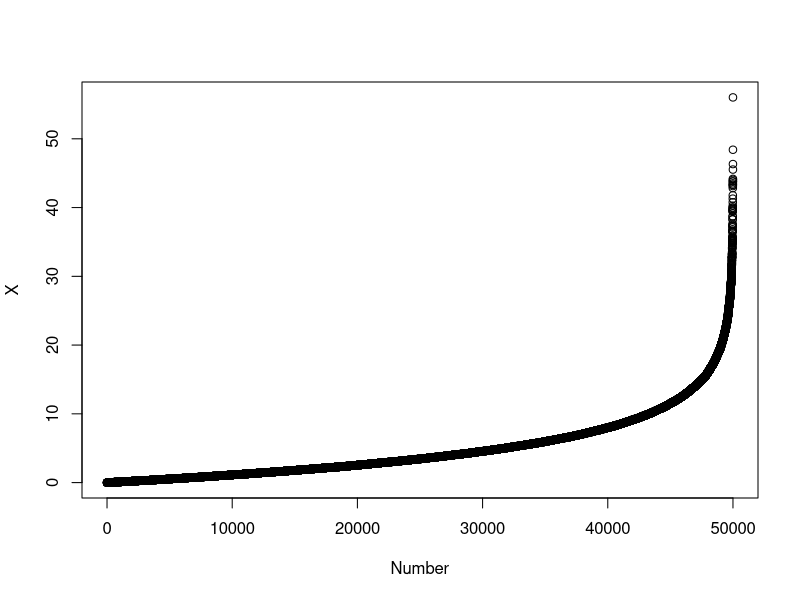
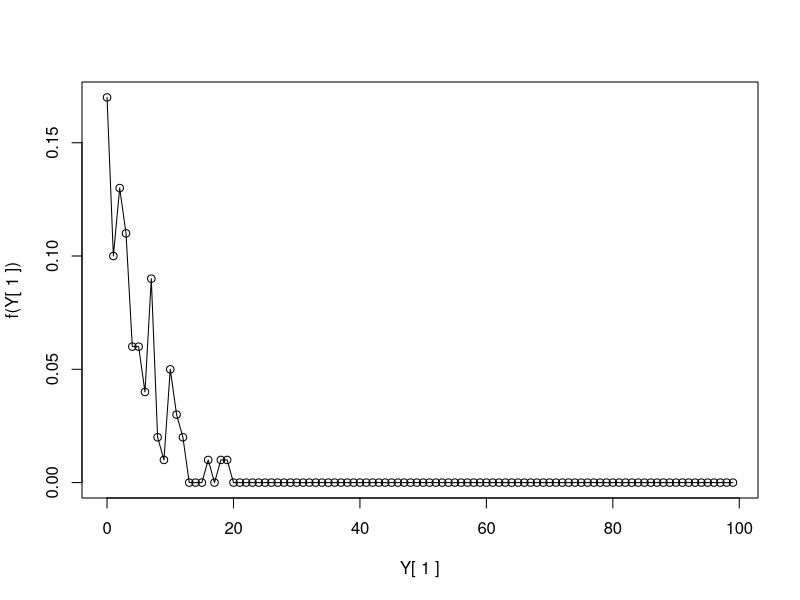
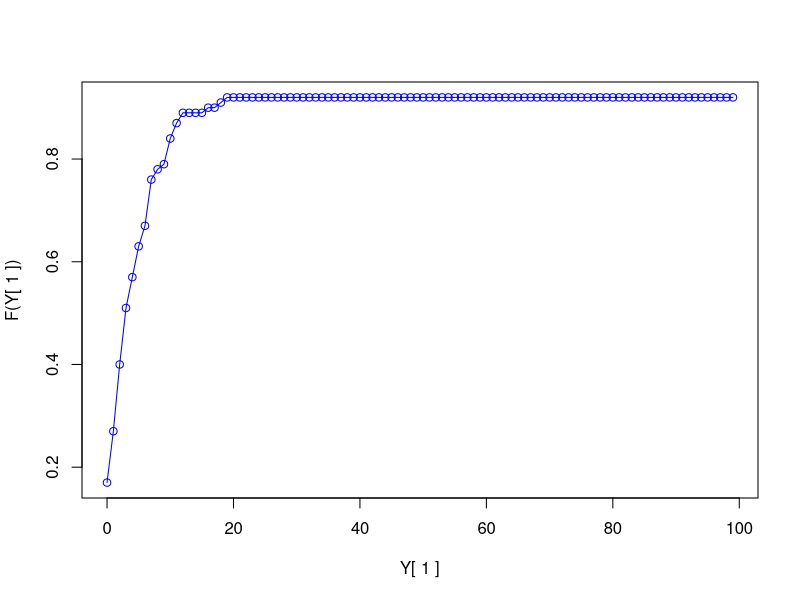
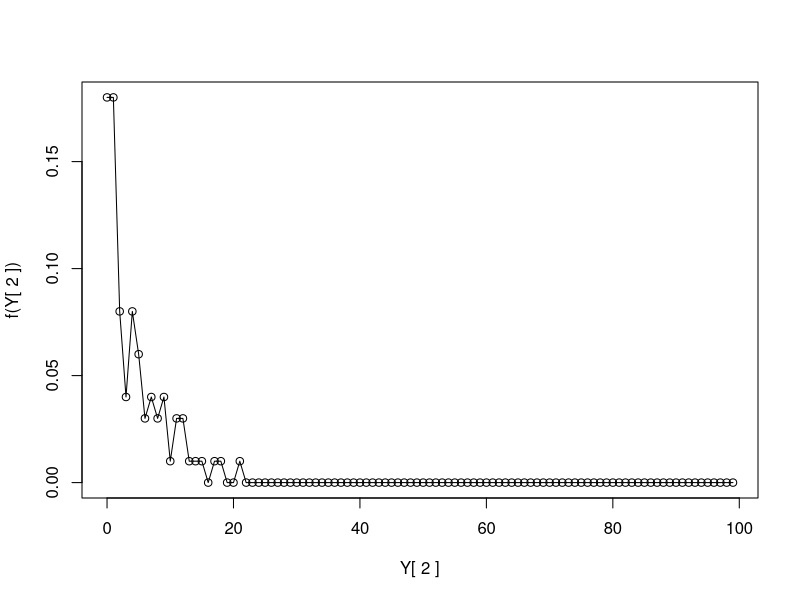
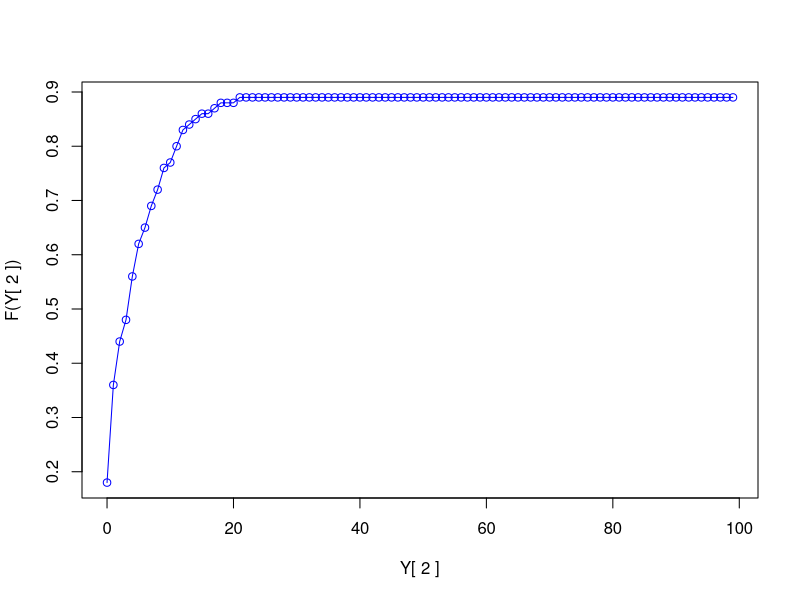
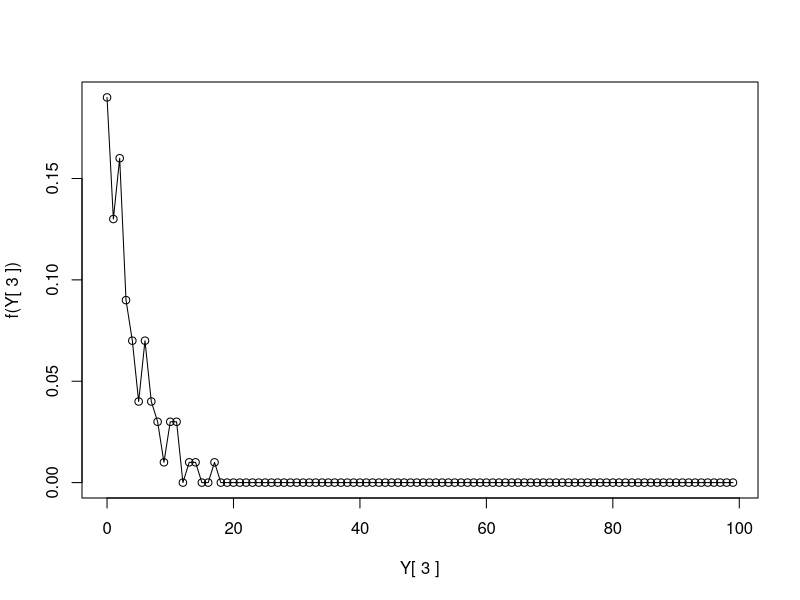
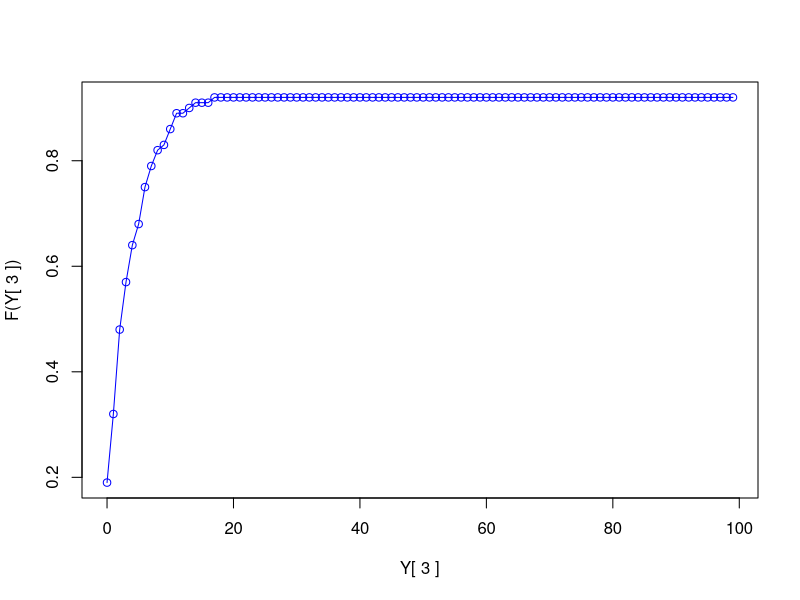
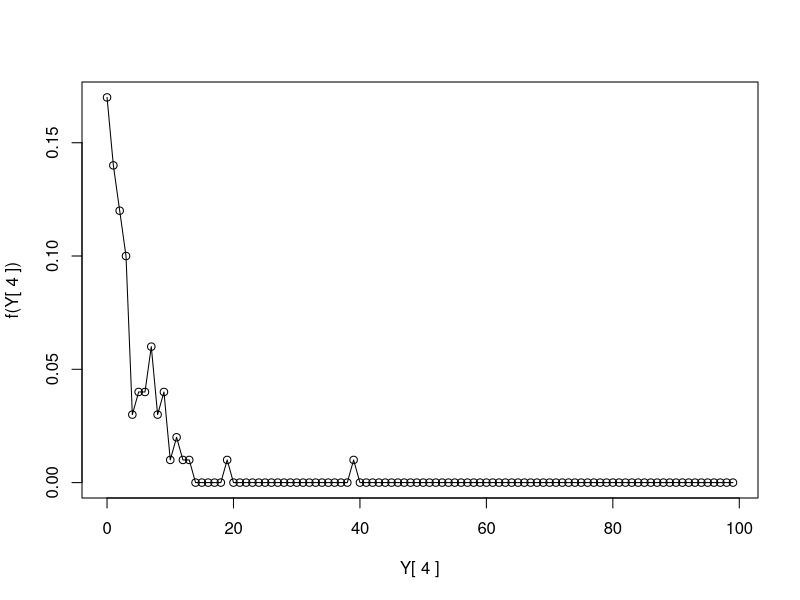

These figures' R source, in order:

########################################## Step 1: 
num_samples <- 50000
data <- rexp(num_samples, 0.2)
x <- data.frame( Number = seq(1, num_samples , 1), X = sort(data))
plot(x)

########################################## Step 2:

Y <- array(data, dim=c(100,500))

########################################## Step 3:

########## PDF, CDF, mean and standard deviation of first five vectors 
 
for(k in 1:5){

vector <- Y[,k]
#print(vector)

pdata <- rep(0, 100);

for(i in 1:100){
    val=round(vector[i], 0);
    if(val <= 100){
       pdata[val] = pdata[val] + 1/ 100; 
    }
}

xcols <- c(0:99)

plot(xcols, pdata, "o" , xlab=paste("Y[",k,"]"), ylab=paste("f(Y[",k,"])") )

cdata <- rep(0, 100)

cdata[1] <- pdata[1]

for(i in 2:100){
    cdata[i] = cdata[i-1] + pdata[i]
}

plot(xcols, cdata, "o", col="blue", xlab=paste("Y[",k,"]"), ylab=paste("F(Y[",k,"])") );

print(mean(vector))
print(sd(vector))

}

######### Calculating mean and standard deviation of all 500 Y's

Z <- vector(mode="numeric", length=0)
S <- vector(mode="numeric", length=0)

for(k in 1:500){
    
    v <- Y[,k]
    #print(vector)
    Z <- c(Z,mean(v))
    S <- c(S,mean(v))
}

########################################### Step 4:

hist(Z, breaks = c(seq(3.0,7.0,0.2 ) ) )

plot(density(Z), xlab = "Z", ylab = "Probability Density Function of Z" )

plot(ecdf(Z), xlab = "Z", ylab = "Cumulative Distribution Function of Z")

########################################### Step 5:

writeLines("Mean of Z:")
print(mean(Z))
writeLines("Standard Deviation of Z:")
print(sd(Z))

########################################### Step 6:

writeLines("Mean of Original Distribution:")
print(mean(data))
writeLines("Standard Deviation of Original Distribution:")
print(sd(data))

###########################################
warnings()
   
